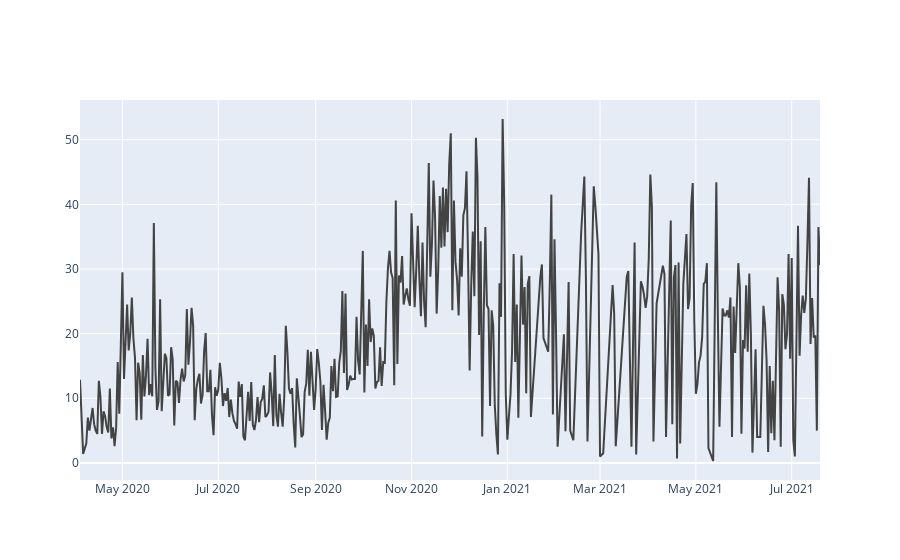

Notebook source saved alongside this figure:
### Code cell
data = df.loc[(df["SKU"] == 32485) & (df["geoCluster"] == 2043)]

fig = go.Figure()
fig.add_trace(go.Scatter(
    x=data['date'], 
    y=data["sales"],
    mode="lines",
    connectgaps=True,
    line=dict(color="rgb(67,67,67)")
))


fig.show()

### Figure 1 — Plotly figure (JSON) as saved in the notebook; plotly's stock layout.template omitted (floating-point values rounded to 4 significant figures; data arrays with more than 128 entries replaced by an {"elided": "..."} marker saying what was removed)
{"data": [{"connectgaps": true, "line": {"color": "rgb(67,67,67)"}, "mode": "lines", "type": "scatter", "x": {"elided": "472 str values"}, "y": {"elided": "472 float values"}}], "layout": {}}
